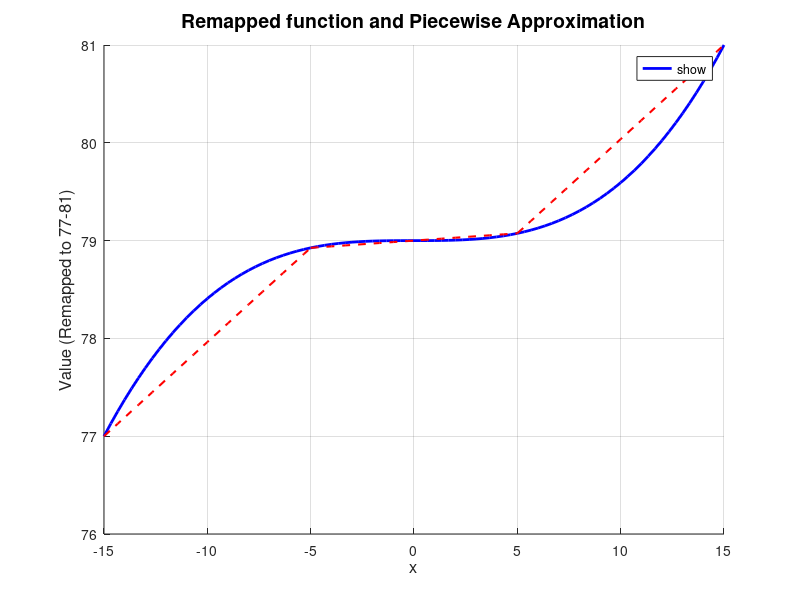

The MATLAB source for this figure: (Note: this script raises an error after producing the figure.)
%% Set parameters
amount_of_segments = 3;
chirp_duration_us = 10;

%% Determine X
x_center = amount_of_segments*chirp_duration_us

x_min = -x_center/2
x_max = x_center/2;
step_size = 1/amount_of_segments; 

% Generate x-values
x = x_min:step_size:x_max;

%% Determine Y
y = x.^3 %function to be evaluated
% Normalize values to range [0, 1]
y_min = min(y);
y_max = max(y);
y_normalized = (y - y_min) / (y_max - y_min);

y_mapped_min = 77;
y_mapped_max = 81;
y_mapped = y_normalized * (y_mapped_max - y_mapped_min) + y_mapped_min;

%% Determine piecewise approx.
num_segments = 1/step_size;
segment_edges = linspace(x_min, x_max, num_segments + 1);

piecewise_starts = zeros(1, num_segments);
piecewise_slopes = zeros(1, num_segments);

for i = 1:num_segments

    x_segment = x(x >= segment_edges(i) & x <= segment_edges(i+1));
    y_segment = y_mapped(x >= segment_edges(i) & x <= segment_edges(i+1));
    

    slope = (y_segment(end) - y_segment(1)) / (x_segment(end) - x_segment(1));
    intercept = y_segment(1) - slope * x_segment(1);

    piecewise_starts(i) = y_segment(1);
    piecewise_slopes(i) = slope;
end

y_range = y_mapped_max - y_mapped_min;
slopes_mhz_us = piecewise_slopes * (y_range) * 1e6;

%% Plot functions
figure;
hold on;

% Plot the remapped arctan(x)
plot(x, y_mapped, 'b-', 'LineWidth', 2, 'DisplayName', 'Remapped function');

% Plot the piecewise approximation
for i = 1:num_segments
    % Generate x-values for the segment
    x_segment = x(x >= segment_edges(i) & x <= segment_edges(i+1));
    
    % Calculate the piecewise line
    y_approx = piecewise_slopes(i) * (x_segment - segment_edges(i)) + piecewise_starts(i);
    
    % Plot the piecewise line
    plot(x_segment, y_approx, 'r--', 'LineWidth', 1.5, 'DisplayName', ['Piecewise Segment ' num2str(i)]);
end

% Add labels, legend, and title
xlabel('x', 'FontSize', 12);
ylabel('Value (Remapped to 77-81)', 'FontSize', 12);
title('Remapped function and Piecewise Approximation', 'FontSize', 14);
legend('show', 'Location', 'Best');
grid on;


ylim([76 81]); % Set the y-axis to span from 76 to 81

hold off;

% Display piecewise line parameters (start points and slopes)
disp('Piecewise Line Parameters:');
disp('Segment Start Points (Y-mapped to 77-81):');
disp(piecewise_starts); % Start points of each segment
disp('Segment Slopes (Ramps in MHz/μs):');
disp(slopes_mhz_us); % Slopes of each segment in MHz/μs


%% Export to csv
csvData = [piecewise_starts; piecewise_slopes; repmat( ((x_max-x_min)*step_size), 1, num_segments )];

writematrix(csvData, "nlinChirpData.csv");
